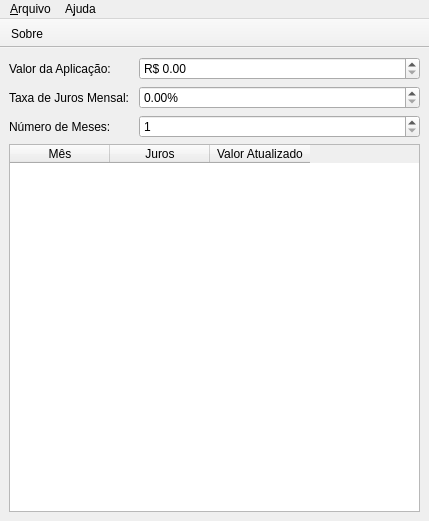
<?xml version="1.0" encoding="UTF-8"?>
<ui version="4.0">
 <class>MainWindow</class>
 <widget class="QMainWindow" name="MainWindow">
  <property name="geometry">
   <rect>
    <x>0</x>
    <y>0</y>
    <width>429</width>
    <height>521</height>
   </rect>
  </property>
  <property name="windowTitle">
   <string>Juros Compostos</string>
  </property>
  <widget class="QWidget" name="centralwidget">
   <layout class="QVBoxLayout" name="verticalLayout">
    <item>
     <layout class="QFormLayout" name="formLayout">
      <property name="horizontalSpacing">
       <number>10</number>
      </property>
      <item row="0" column="0">
       <widget class="QLabel" name="valorAplicacaoLabel">
        <property name="text">
         <string>Valor da Aplicação:</string>
        </property>
       </widget>
      </item>
      <item row="1" column="0">
       <widget class="QLabel" name="taxaJurosLabel">
        <property name="text">
         <string>Taxa de Juros Mensal:</string>
        </property>
       </widget>
      </item>
      <item row="2" column="0">
       <widget class="QLabel" name="mesesLabel">
        <property name="text">
         <string>Número de Meses:</string>
        </property>
       </widget>
      </item>
      <item row="0" column="1">
       <widget class="QDoubleSpinBox" name="valorAplicacaoDoubleSpinBox">
        <property name="prefix">
         <string>R$ </string>
        </property>
        <property name="maximum">
         <double>99999999.989999994635582</double>
        </property>
        <property name="singleStep">
         <double>0.010000000000000</double>
        </property>
       </widget>
      </item>
      <item row="1" column="1">
       <widget class="QDoubleSpinBox" name="taxaJurosDoubleSpinBox">
        <property name="suffix">
         <string>%</string>
        </property>
        <property name="maximum">
         <double>999.990000000000009</double>
        </property>
        <property name="singleStep">
         <double>0.010000000000000</double>
        </property>
       </widget>
      </item>
      <item row="2" column="1">
       <widget class="QSpinBox" name="mesesSpinBox">
        <property name="minimum">
         <number>1</number>
        </property>
       </widget>
      </item>
     </layout>
    </item>
    <item>
     <widget class="QTableWidget" name="valoresTableWidget">
      <property name="editTriggers">
       <set>QAbstractItemView::NoEditTriggers</set>
      </property>
      <property name="selectionMode">
       <enum>QAbstractItemView::SingleSelection</enum>
      </property>
      <property name="selectionBehavior">
       <enum>QAbstractItemView::SelectRows</enum>
      </property>
      <property name="gridStyle">
       <enum>Qt::SolidLine</enum>
      </property>
      <property name="rowCount">
       <number>0</number>
      </property>
      <attribute name="verticalHeaderVisible">
       <bool>false</bool>
      </attribute>
      <column>
       <property name="text">
        <string>Mês</string>
       </property>
       <property name="textAlignment">
        <set>AlignCenter</set>
       </property>
      </column>
      <column>
       <property name="text">
        <string>Juros</string>
       </property>
      </column>
      <column>
       <property name="text">
        <string>Valor Atualizado</string>
       </property>
      </column>
     </widget>
    </item>
   </layout>
  </widget>
  <widget class="QMenuBar" name="menuBar">
   <property name="geometry">
    <rect>
     <x>0</x>
     <y>0</y>
     <width>429</width>
     <height>22</height>
    </rect>
   </property>
   <widget class="QMenu" name="menuArquivo">
    <property name="title">
     <string>&amp;Arquivo</string>
    </property>
   </widget>
   <widget class="QMenu" name="menuA_juda">
    <property name="title">
     <string>A&amp;juda</string>
    </property>
    <addaction name="actionSobre"/>
   </widget>
   <addaction name="menuArquivo"/>
   <addaction name="menuA_juda"/>
  </widget>
  <widget class="QToolBar" name="toolBar">
   <property name="windowTitle">
    <string>toolBar</string>
   </property>
   <property name="movable">
    <bool>false</bool>
   </property>
   <property name="toolButtonStyle">
    <enum>Qt::ToolButtonIconOnly</enum>
   </property>
   <attribute name="toolBarArea">
    <enum>TopToolBarArea</enum>
   </attribute>
   <attribute name="toolBarBreak">
    <bool>false</bool>
   </attribute>
   <addaction name="actionSobre"/>
  </widget>
  <action name="actionSobre">
   <property name="icon">
    <iconset theme="help-about"/>
   </property>
   <property name="text">
    <string>Sobre...</string>
   </property>
  </action>
 </widget>
 <resources/>
 <connections/>
</ui>
